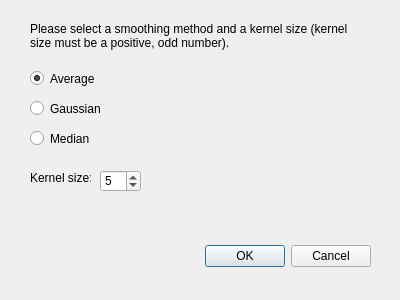
<?xml version="1.0" encoding="UTF-8"?>
<ui version="4.0">
 <class>SmoothingDialog</class>
 <widget class="QDialog" name="SmoothingDialog">
  <property name="geometry">
   <rect>
    <x>0</x>
    <y>0</y>
    <width>400</width>
    <height>300</height>
   </rect>
  </property>
  <property name="windowTitle">
   <string>Smoothing Filter</string>
  </property>
  <widget class="QDialogButtonBox" name="buttonBox">
   <property name="geometry">
    <rect>
     <x>30</x>
     <y>240</y>
     <width>341</width>
     <height>32</height>
    </rect>
   </property>
   <property name="orientation">
    <enum>Qt::Horizontal</enum>
   </property>
   <property name="standardButtons">
    <set>QDialogButtonBox::Cancel|QDialogButtonBox::Ok</set>
   </property>
  </widget>
  <widget class="QRadioButton" name="radioBtnAverage">
   <property name="geometry">
    <rect>
     <x>30</x>
     <y>70</y>
     <width>82</width>
     <height>17</height>
    </rect>
   </property>
   <property name="text">
    <string>Average</string>
   </property>
   <property name="checked">
    <bool>true</bool>
   </property>
  </widget>
  <widget class="QRadioButton" name="radioBtnGaussian">
   <property name="geometry">
    <rect>
     <x>30</x>
     <y>100</y>
     <width>82</width>
     <height>17</height>
    </rect>
   </property>
   <property name="text">
    <string>Gaussian</string>
   </property>
  </widget>
  <widget class="QRadioButton" name="radioBtnMedian">
   <property name="geometry">
    <rect>
     <x>30</x>
     <y>130</y>
     <width>82</width>
     <height>17</height>
    </rect>
   </property>
   <property name="text">
    <string>Median</string>
   </property>
  </widget>
  <widget class="QSpinBox" name="spinBoxKernelSize">
   <property name="geometry">
    <rect>
     <x>100</x>
     <y>170</y>
     <width>41</width>
     <height>22</height>
    </rect>
   </property>
   <property name="suffix">
    <string/>
   </property>
   <property name="minimum">
    <number>1</number>
   </property>
   <property name="singleStep">
    <number>1</number>
   </property>
   <property name="value">
    <number>5</number>
   </property>
  </widget>
  <widget class="QLabel" name="lblKernelSize">
   <property name="geometry">
    <rect>
     <x>30</x>
     <y>170</y>
     <width>61</width>
     <height>16</height>
    </rect>
   </property>
   <property name="text">
    <string>Kernel size:</string>
   </property>
  </widget>
  <widget class="QLabel" name="lblDescription">
   <property name="geometry">
    <rect>
     <x>30</x>
     <y>20</y>
     <width>341</width>
     <height>31</height>
    </rect>
   </property>
   <property name="text">
    <string>Please select a smoothing method and a kernel size (kernel size must be a positive, odd number).</string>
   </property>
   <property name="textFormat">
    <enum>Qt::AutoText</enum>
   </property>
   <property name="scaledContents">
    <bool>false</bool>
   </property>
   <property name="wordWrap">
    <bool>true</bool>
   </property>
  </widget>
 </widget>
 <resources/>
 <connections/>
</ui>
